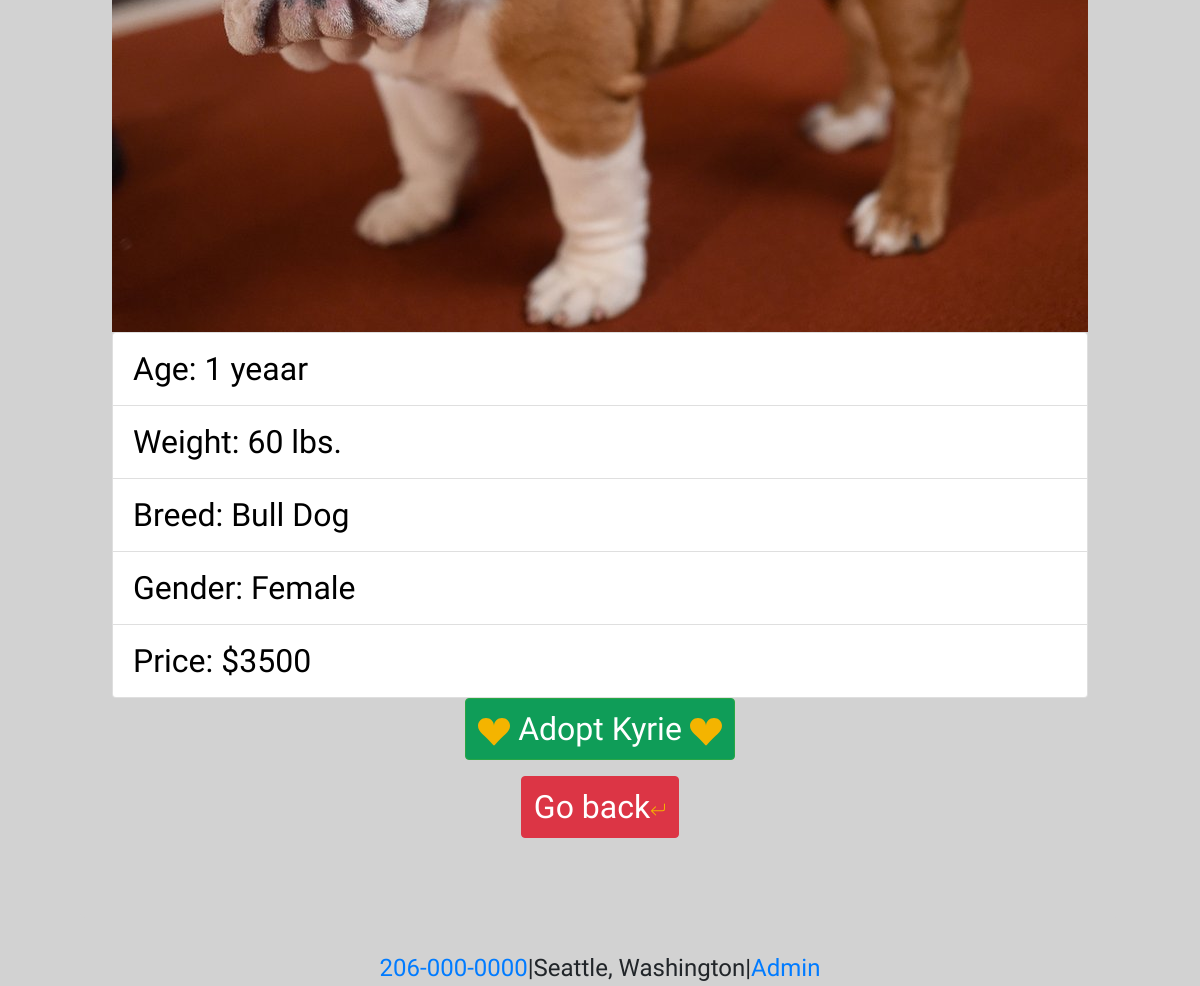
Page /dog7 (lower part) on the earlier database version.
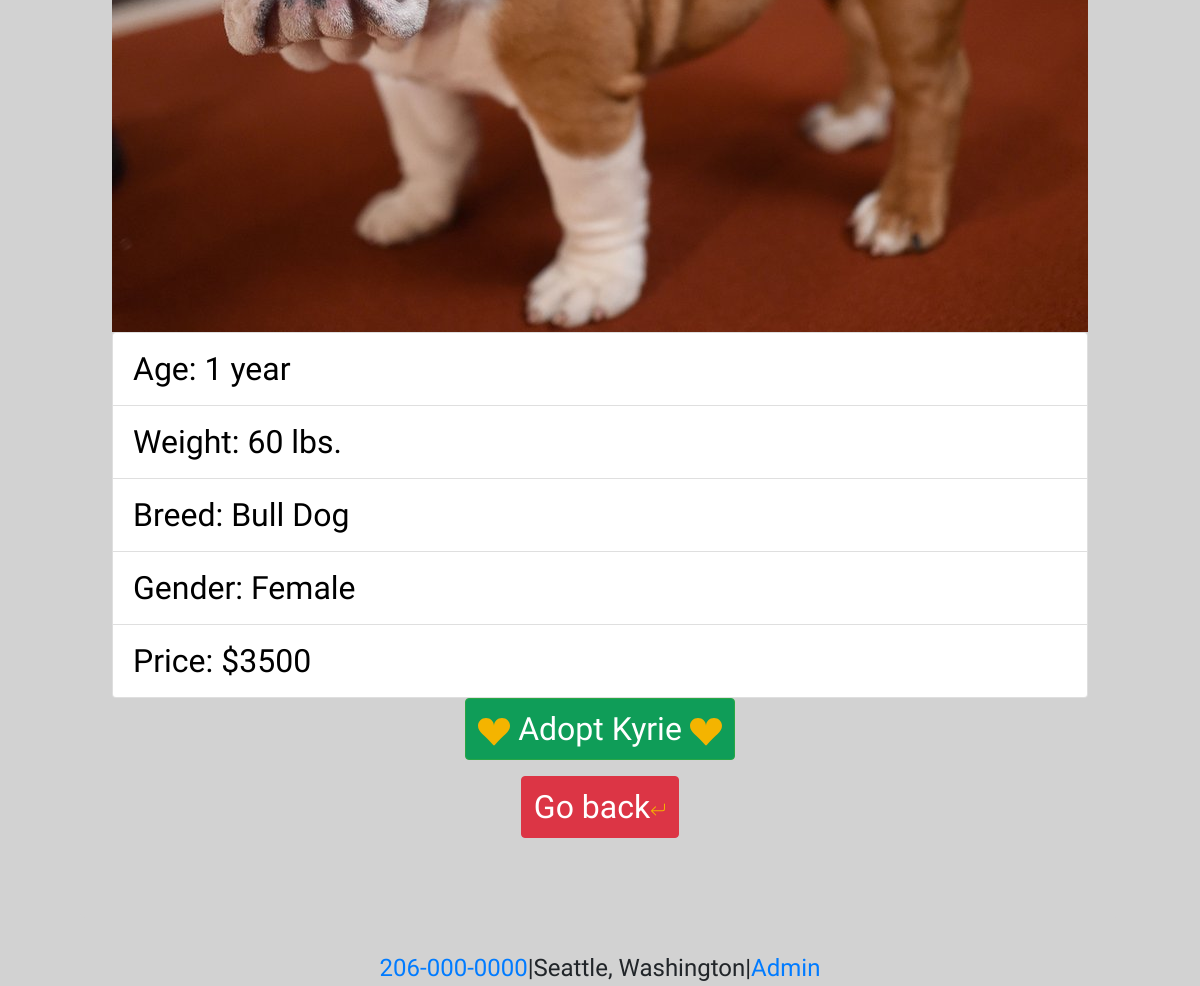
Same page on the later database version.
### main/models.py (models this page shows, shortened)
class Dog(models.Model):
    dog_name = models.CharField(max_length=255)
    dog_breed = models.CharField(max_length=255)
    dog_gender = models.CharField(default = 000, max_length = 20)
    dog_weight = models.IntegerField()
    dog_age=models.CharField(default=0, max_length=200)
    dog_price=models.IntegerField(default=3000)
    img = models.FileField(default=None,null=True)
    created_at = models.DateTimeField(auto_now_add=True)
    updated_at = models.DateTimeField(auto_now=True)
    objects= DogManager()

### main/views.py (the view)
# urls.py: path('dog<int:num>',views.viewdog)
def viewdog(request,num):
    pup= Dog.objects.get(id=num)
    form= ImageForm(request.POST or None, request.FILES or None)
    context={
        'form': form,
        'pup': pup
    }
    return render(request,'dog.html',context)

### main/templates/dog.html (shortened to what this page needs)
<!DOCTYPE html>
<html lang="en">
<head>
    <link rel="stylesheet" href="https://stackpath.bootstrapcdn.com/bootstrap/4.4.1/css/bootstrap.min.css">
    <link rel="stylesheet" href="static/css/style.css">
</head>
<body>
    <div class="fluid-container">
        <div class="container">
            <div class="jumbotron">
                <img class="img-fluid" src="{{MEDIA_URL}}{{pup.img}}" alt="">
                <ul class="list-group">
                    <li class="list-group-item">Age: {{pup.dog_age}}</li>
                    <li class="list-group-item">Weight: {{pup.dog_weight}} lbs.</li>
                    <li class="list-group-item">Breed: {{pup.dog_breed}}</li>
                    <li class="list-group-item">Gender: {{pup.dog_gender}}</li>
                    <li class="list-group-item">Price: ${{pup.dog_price}}</li>
                </ul>
                <p class="lead">
                    <a class="btn btn-success" href="/adopt" role="button"><svg xmlns="http://www.w3.org/2000/svg" width="1em" height="1em" fill="currentColor" class="bi bi-suit-heart-fill" viewBox="0 0 16 16">
                        <path d="M4 1c2.21 0 4 1.755 4 3.92C8 2.755 9.79 1 12 1s4 1.755 4 3.92c0 3.263-3.234 4.414-7.608 9.608a.513.513 0 0 1-.784 0C3.234 9.334 0 8.183 0 4.92 0 2.755 1.79 1 4 1z"/>
                      </svg> Adopt {{pup.dog_name}} <svg xmlns="http://www.w3.org/2000/svg" width="1em" height="1em" fill="currentColor" class="bi bi-suit-heart-fill" viewBox="0 0 16 16">
                        <path d="M4 1c2.21 0 4 1.755 4 3.92C8 2.755 9.79 1 12 1s4 1.755 4 3.92c0 3.263-3.234 4.414-7.608 9.608a.513.513 0 0 1-.784 0C3.234 9.334 0 8.183 0 4.92 0 2.755 1.79 1 4 1z"/>
                      </svg></a>
                </p>
                <p class="lead">
                    <a class="btn btn-danger" style="font-size: xx-large" href="/puppies" role="button">Go back</a>
                </p>
            </div>
        </div>
    </div>
    <footer class="footer"> <a href="tel:2060000000">206-000-0000</a>|Seattle, Washington|<a href="/admin">Admin</a>
    </footer>
</body>
</html>

Differences in the rows shown:
changed Dog "Bull Dog": dog_age "1 yeaar" → "1 year"
